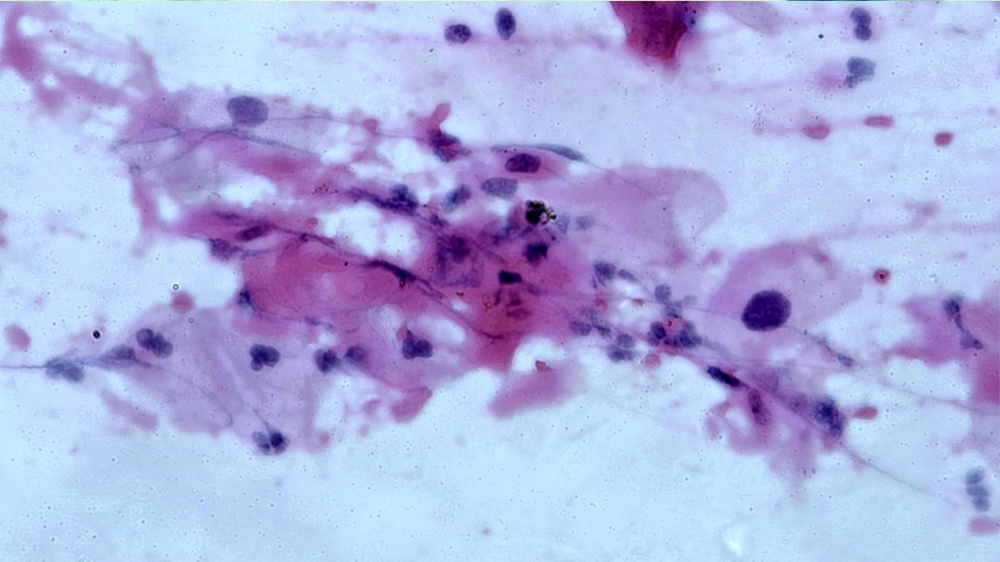
#> input picture Day 26/dataset/1.jpg, 1000 x 562 px, shrunk from 3264 x 1836 before the run, found by its file name
$ jupyter execute 'Python D26.ipynb'   (shell and % lines are left out)
#> lines starting #> are read from the running program, lines starting #| are printed output that depends on the picture
[cell 1]
import cv2
import matplotlib.pyplot as plt
import numpy as np

[cell 2]
img = cv2.imread('/content/1.jpg')
#> img is the input picture: shape (562, 1000, 3); mean B, G, R 224.2, 177.1, 172.5
img = cv2.cvtColor(img, cv2.COLOR_BGR2RGB)

plt.imshow(img)
plt.show()

[cell 3]
img = cv2.imread('/content/1.jpg')
img = cv2.cvtColor(img, cv2.COLOR_BGR2GRAY)
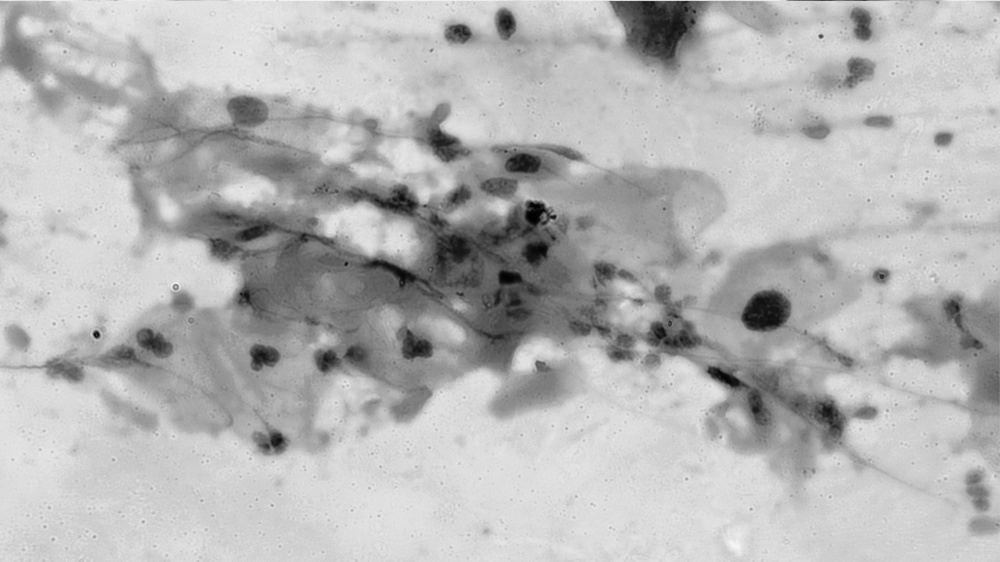
#> img: shape (562, 1000); min 0, max 245, mean 181.1

plt.imshow(img, cmap = 'gray')
plt.show()

[cell 4]
img = cv2.imread('/content/1.jpg')
img = cv2.cvtColor(img, cv2.COLOR_BGR2RGB)

original_img = img
brightness_img = img.astype(np.float32) + 50
brightness_img = np.clip(brightness_img, 0, 255)
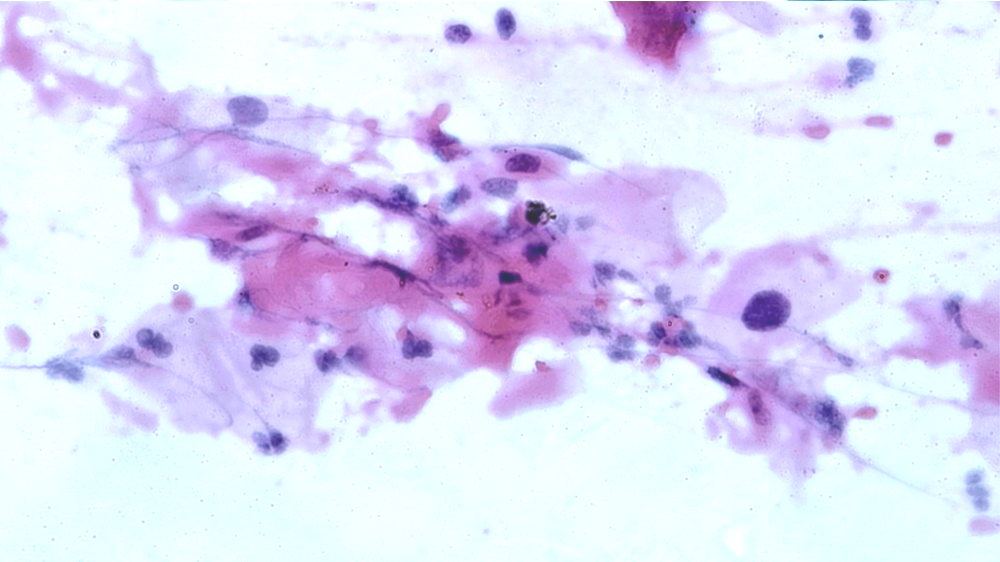
#> brightness_img: shape (562, 1000, 3) float32; mean R, G, B 222.5, 221.5, 247.3
brightness_img = brightness_img.astype(np.uint8)

darkness_img = img.astype(np.float32) - 80
darkness_img = np.clip(darkness_img, 0, 255)
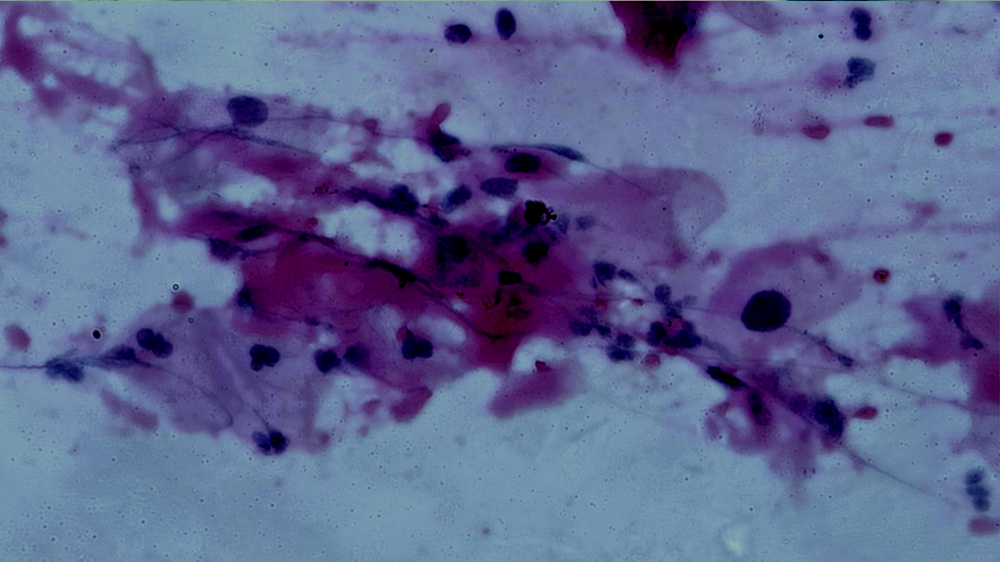
#> darkness_img: shape (562, 1000, 3) float32; mean R, G, B 92.9, 99.4, 144.3
darkness_img = darkness_img.astype(np.uint8)

print('Original Image: ')
plt.imshow(original_img)
plt.show()
print('Brightness Image: ')
plt.imshow(brightness_img)
plt.show()
print('Darkness Image: ')
plt.imshow(darkness_img)
plt.show()

$ run again, with Day 26/dataset/10.jpg copied over Day 26/dataset/1.jpg
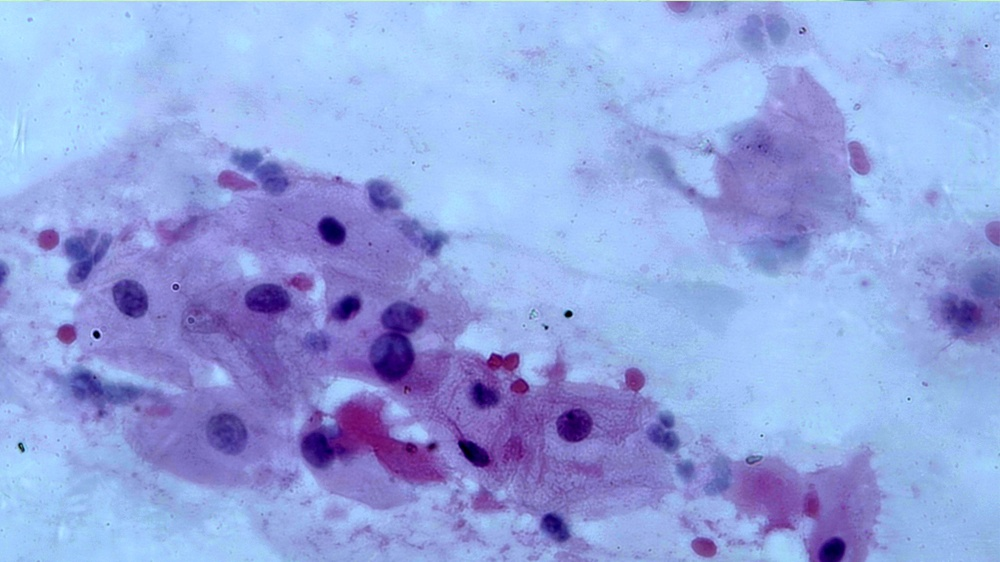
#> input picture Day 26/dataset/10.jpg, 1000 x 562 px, shrunk from 3264 x 1836 before the run, found by its file name
#> img is the input picture: shape (562, 1000, 3); mean B, G, R 224.5, 164.2, 147.4
#> `brightness_img = np.clip(brightness_img, 0, 255)`:
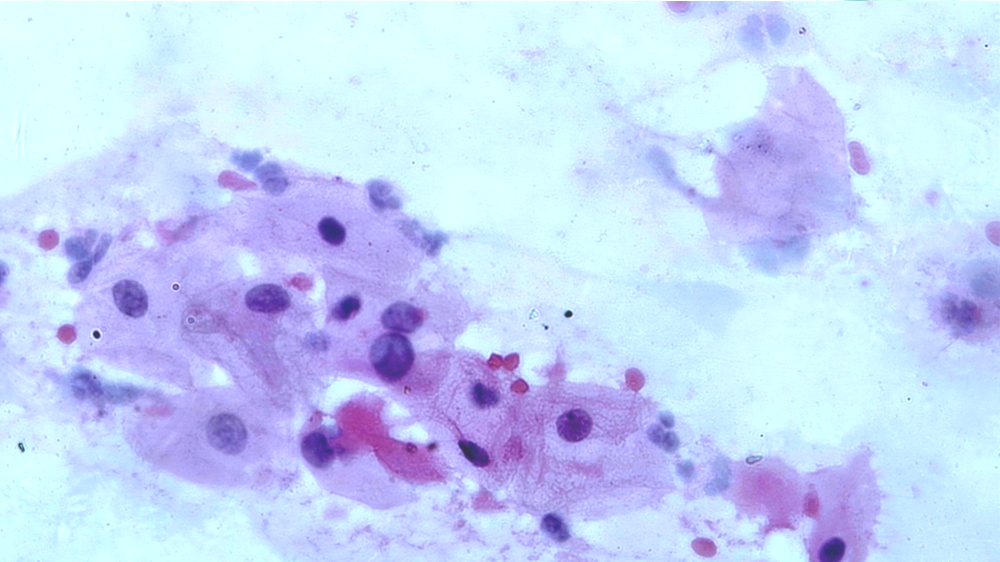
#> brightness_img: shape (562, 1000, 3) float32; mean R, G, B 197.4, 213.5, 249
#> `darkness_img = np.clip(darkness_img, 0, 255)`:
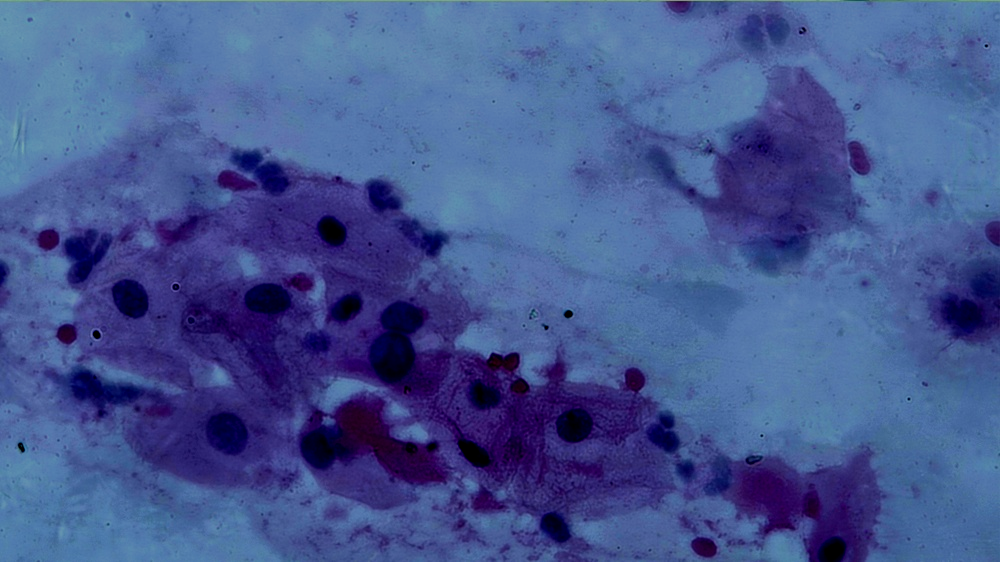
#> darkness_img: shape (562, 1000, 3) float32; mean R, G, B 68, 86.1, 144.6

$ run again, with Day 26/dataset/2.jpg copied over Day 26/dataset/1.jpg
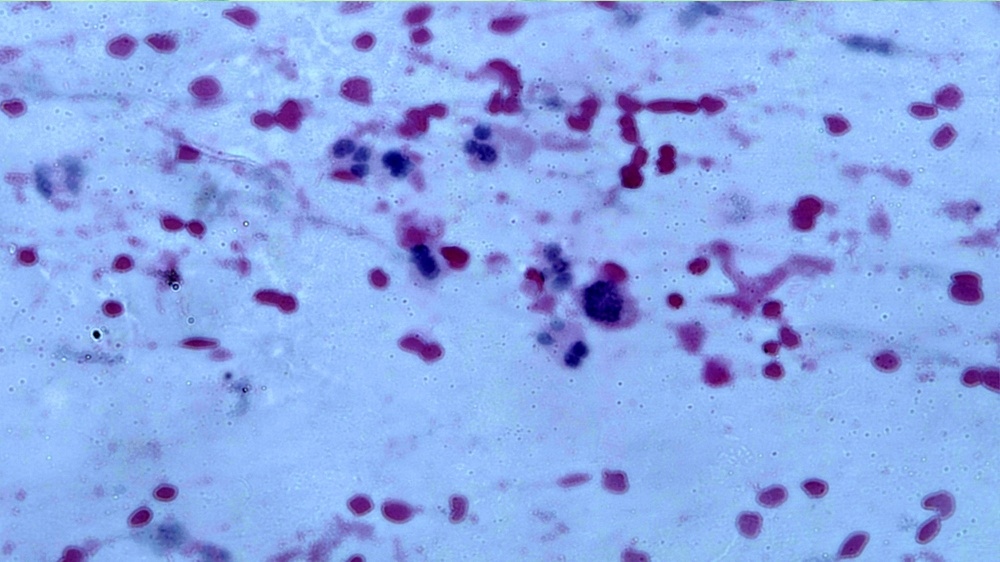
#> input picture Day 26/dataset/2.jpg, 1000 x 562 px, shrunk from 3264 x 1836 before the run, found by its file name
#> img is the input picture: shape (562, 1000, 3); mean B, G, R 233.7, 169.8, 140.3
#> `brightness_img = np.clip(brightness_img, 0, 255)`:
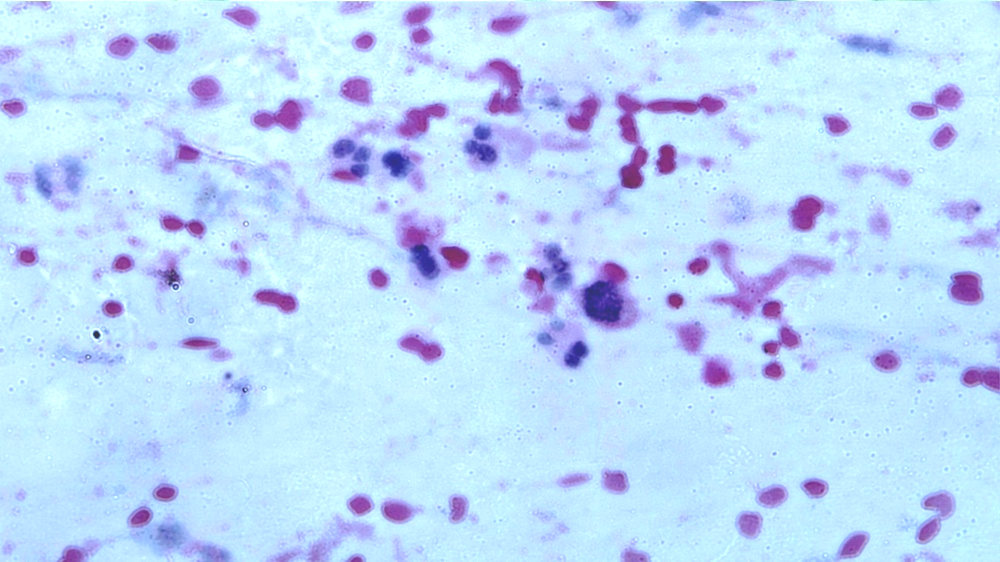
#> brightness_img: shape (562, 1000, 3) float32; mean R, G, B 190.3, 219.6, 250.6
#> `darkness_img = np.clip(darkness_img, 0, 255)`:
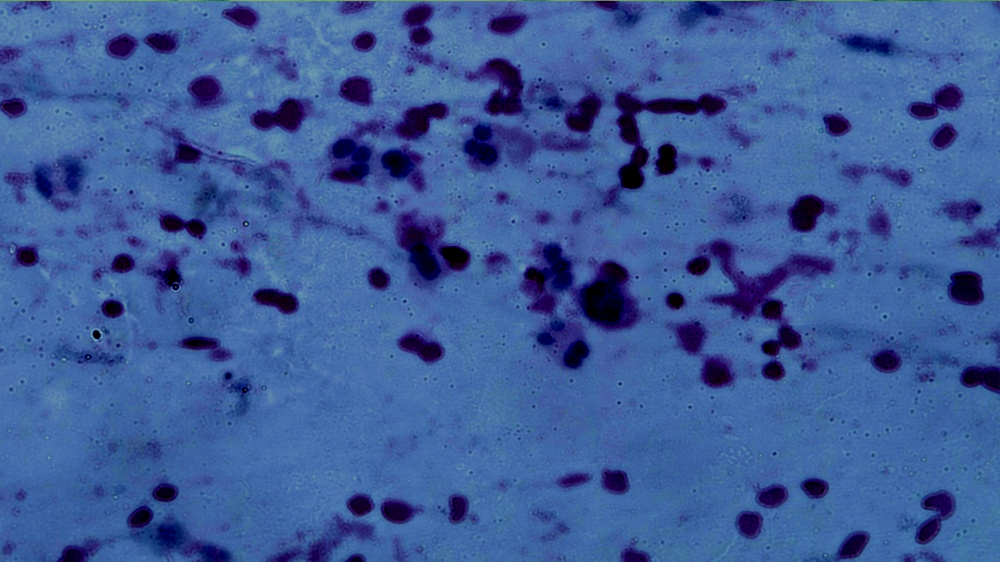
#> darkness_img: shape (562, 1000, 3) float32; mean R, G, B 60.8, 92.2, 153.7

$ run again, with Day 26/dataset/3.jpg copied over Day 26/dataset/1.jpg
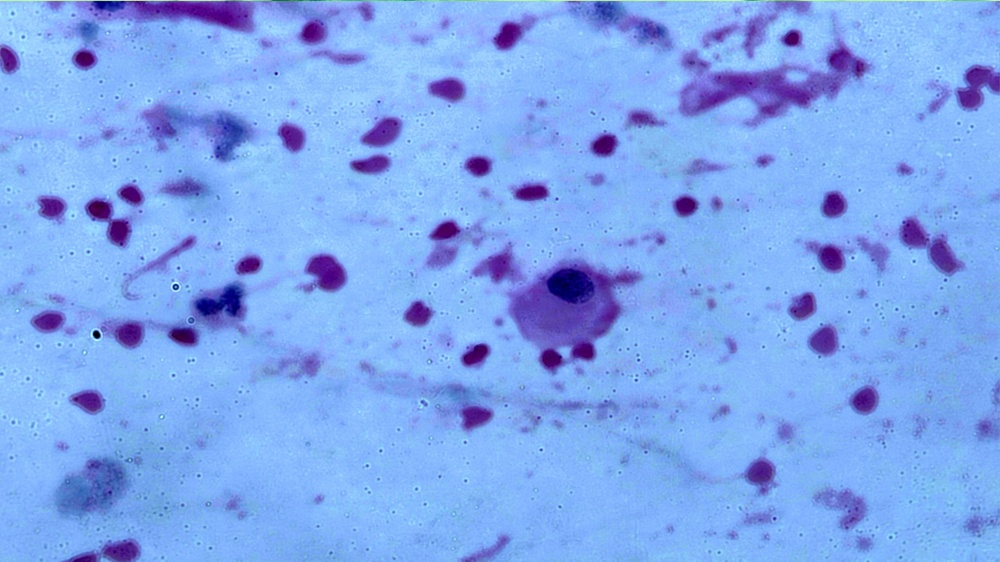
#> input picture Day 26/dataset/3.jpg, 1000 x 562 px, shrunk from 3264 x 1836 before the run, found by its file name
#> img is the input picture: shape (562, 1000, 3); mean B, G, R 239.4, 167.4, 126.7
#> `brightness_img = np.clip(brightness_img, 0, 255)`:
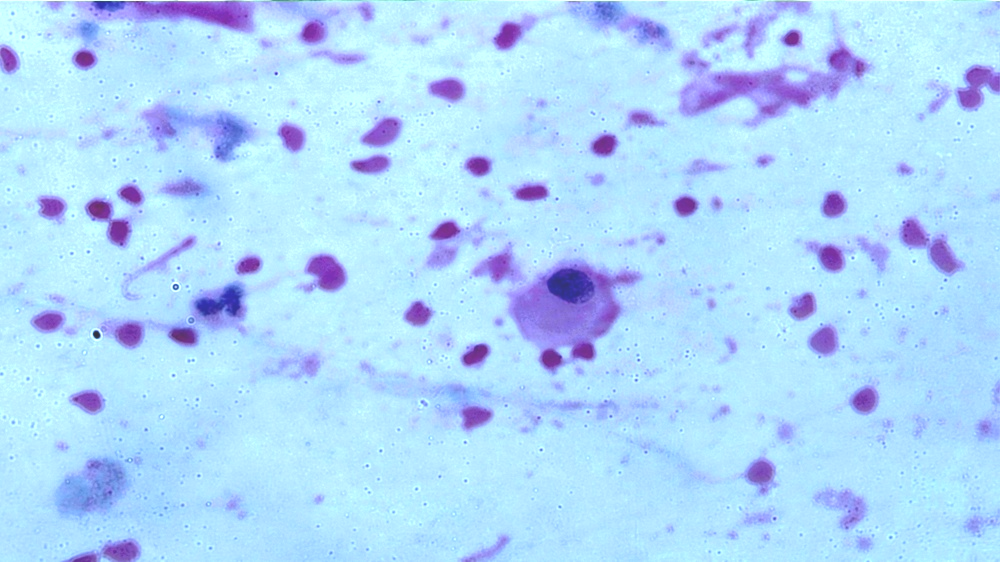
#> brightness_img: shape (562, 1000, 3) float32; mean R, G, B 176.7, 217.3, 252.1
#> `darkness_img = np.clip(darkness_img, 0, 255)`:
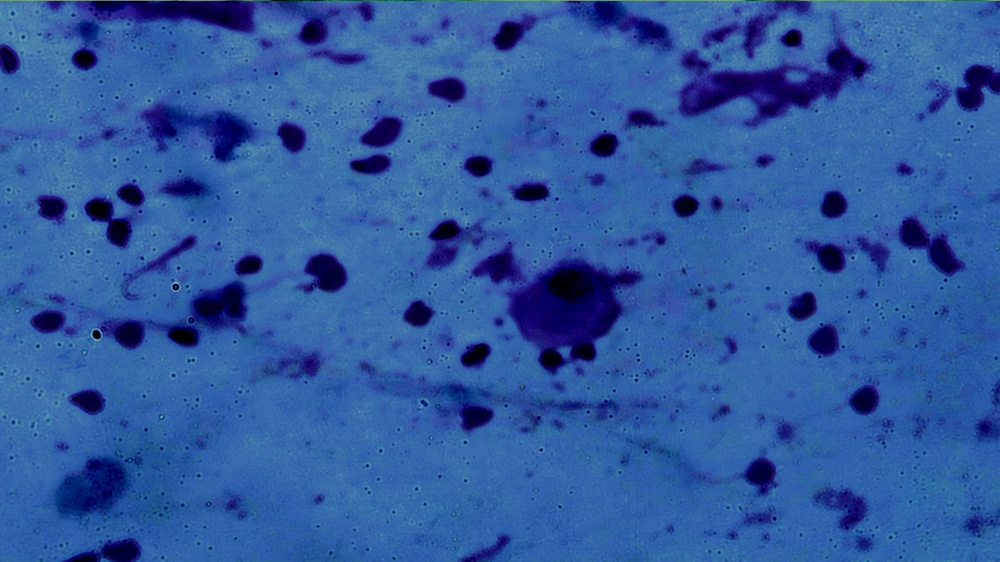
#> darkness_img: shape (562, 1000, 3) float32; mean R, G, B 47.2, 89.6, 159.5
